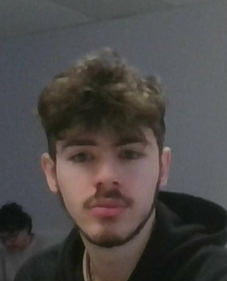
#> input picture Défi 2 - Exos/JordanCoubeh.png, 227 x 281 px
$ python inversion.py
#> lines starting #> are read from the running program, lines starting #| are printed output that depends on the picture
import cv2
import numpy
import sys
import os

output_path = "image_couleur_negative.png"

img_originale = cv2.imread("JordanCoubeh.png")
#> img_originale is the input picture: shape (281, 227, 3); mean B, G, R 71.9, 73.2, 77

if img_originale is None:
    sys.exit(f"Erreur: Impossible de lire l'image à partir de JordanCoubeh.png")

img_negative = 255 - img_originale
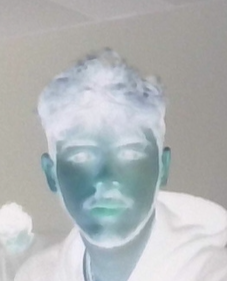
#> img_negative: shape (281, 227, 3); mean B, G, R 183.1, 181.8, 178

cv2.imshow("Image Originale", img_originale)
cv2.imshow("Image Négative", img_negative)

success = cv2.imwrite(output_path, img_negative)

if success:
    print(f"L'image négative a été sauvegardée avec succès sous : {os.path.abspath(output_path)}")
else:
    print("Erreur lors de la sauvegarde de l'image.")

cv2.waitKey(0)
cv2.destroyAllWindows()
